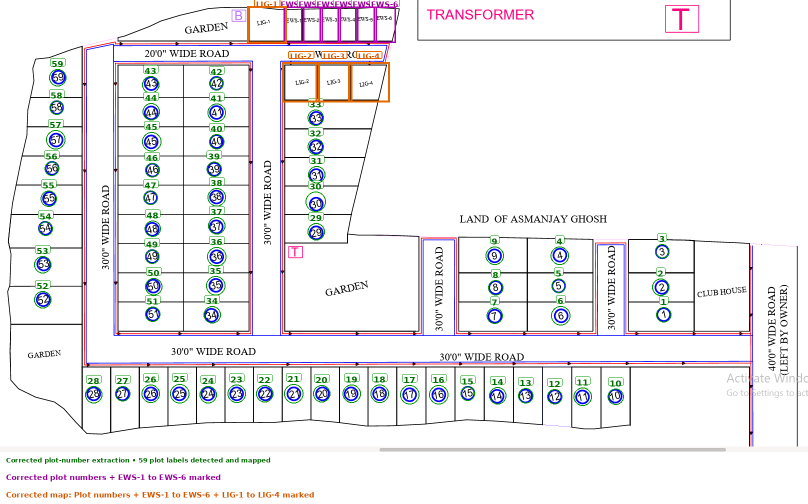
#> input picture marked_map_2.png, 1615 x 1008 px, found by its file name (shown at 1/2 size)
$ python a11_grid.py
#> lines starting #> are read from the running program, lines starting #| are printed output that depends on the picture; after the words box and inside, x2 and y2 are one past the last pixel; in counts of white or black regions, pixels touching at a corner belong together
"""Build rectilinear grid from H/V line positions and intersect with boundary.
"""
import sys, cv2, numpy as np
from pathlib import Path

SRC = Path(r"C:\Users\User\OneDrive\Desktop\gps_map\marked_map_2.png")
OUT = Path(r"C:\Users\User\OneDrive\Desktop\gps_map\out")
OUT.mkdir(exist_ok=True)

img = cv2.imread(str(SRC))
#> img is the input picture: shape (1008, 1615, 3); mean B, G, R 239.6, 237.3, 238.7
h, w = img.shape[:2]
#> h = 1008; w = 1615
hsv = cv2.cvtColor(img, cv2.COLOR_BGR2HSV)
#> hsv: shape (1008, 1615, 3); mean H, S, V 5, 12.1, 244.6
H, S, V = hsv[:, :, 0], hsv[:, :, 1], hsv[:, :, 2]
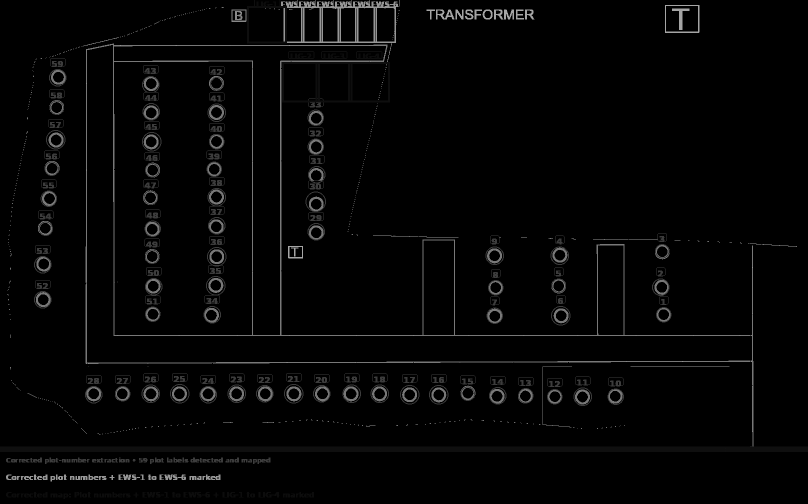
#> H: shape (1008, 1615) (shown at 1/2 size); min 0, max 179, mean 5
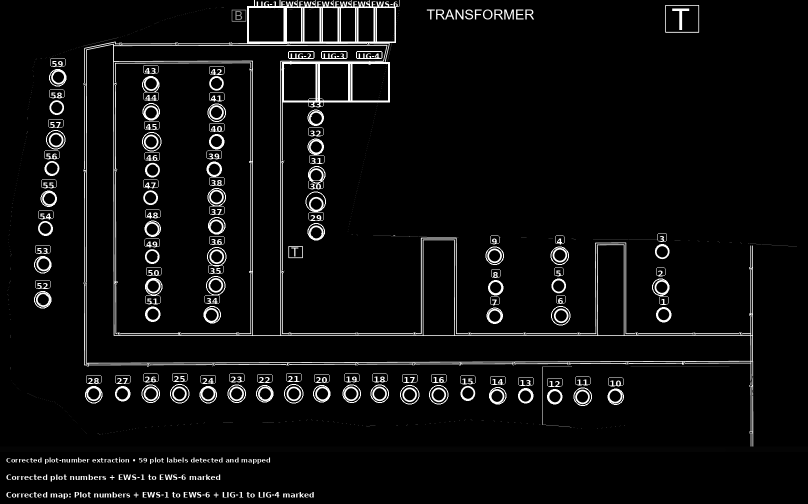
#> S: shape (1008, 1615) (shown at 1/2 size); min 0, max 255, mean 12.1
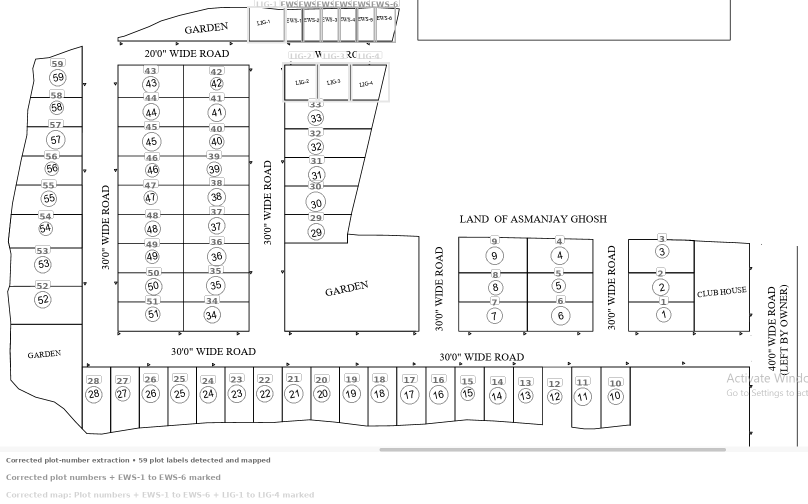
#> V: shape (1008, 1615) (shown at 1/2 size); min 0, max 255, mean 244.6

red  = ((H>=0)&(H<=12)&(S>60)&(V>50)).astype(np.uint8)*255
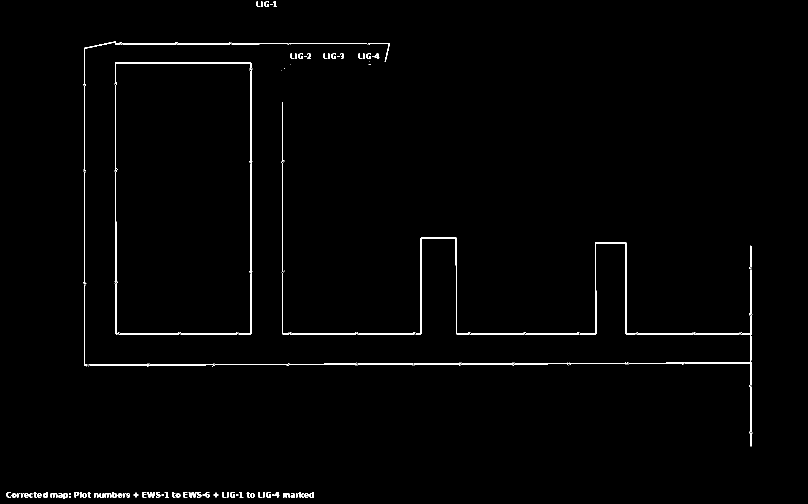
#> red: shape (1008, 1615) (shown at 1/2 size); 1.2% white; 160 white regions (65 under 20 px), largest, box (x1, y1, x2, y2) and area: (478, 138, 505, 669) 1645, (1253, 539, 1505, 770) 1256, (831, 475, 937, 670) 1254
blue = ((H>=100)&(H<=130)&(S>60)&(V>50)).astype(np.uint8)*255
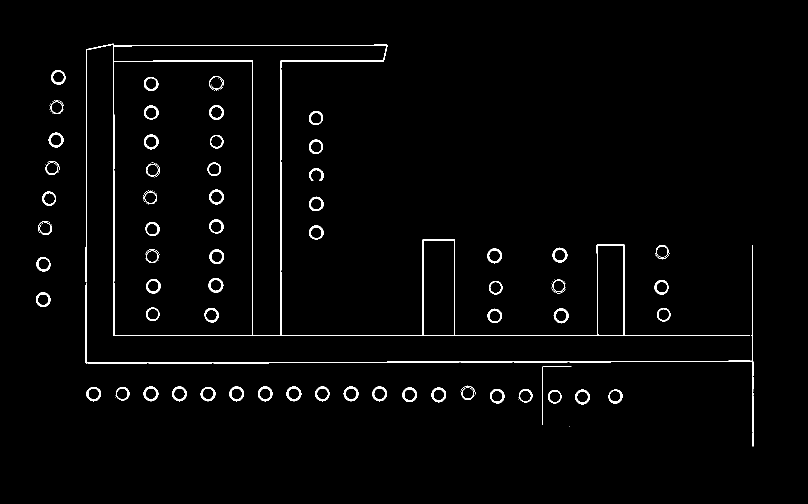
#> blue: shape (1008, 1615) (shown at 1/2 size); 2% white; 143 white regions (72 under 20 px), largest, box (x1, y1, x2, y2) and area: (171, 87, 1500, 672) 11958, (171, 566, 1501, 728) 3481, (1503, 491, 1507, 893) 919
boundary_mask = cv2.dilate(blue, cv2.getStructuringElement(cv2.MORPH_RECT,(5,5)),1)
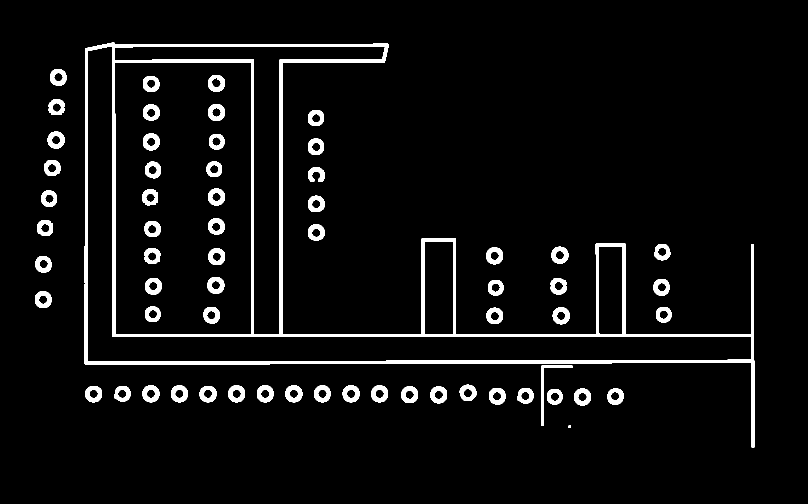
#> boundary_mask: shape (1008, 1615) (shown at 1/2 size); 5.3% white; 62 white regions, largest, box (x1, y1, x2, y2) and area: (169, 85, 1509, 895) 45651, (1083, 731, 1145, 852) 890, (571, 771, 605, 805) 736

# extract horizontal lines as row bands
hmask = cv2.morphologyEx(red, cv2.MORPH_OPEN, cv2.getStructuringElement(cv2.MORPH_RECT,(31,1)),1)
#> hmask: shape (1008, 1615); 0.47% white; 28 white regions, largest, box (x1, y1, x2, y2) and area: (230, 125, 503, 128) 606, (582, 666, 712, 669) 387, (239, 666, 361, 669) 357
vmask = cv2.morphologyEx(red, cv2.MORPH_OPEN, cv2.getStructuringElement(cv2.MORPH_RECT,(1,31)),1)
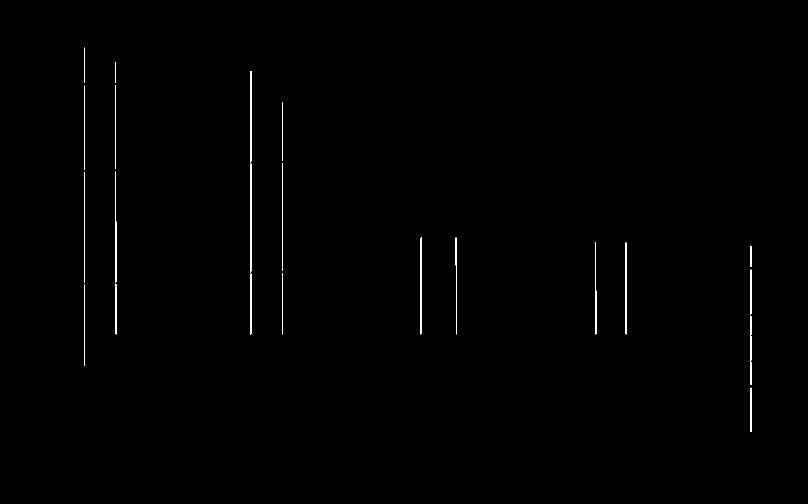
#> vmask: shape (1008, 1615) (shown at 1/2 size); 0.47% white in thin lines or dots, all inside (x1, y1, x2, y2) = (168, 95, 1503, 864)
# get line centers
# horizontal: rows with many white
hproj = hmask.sum(axis=1)
#> hproj = 1008 values, max 233325 at index 668, min 0 at index 0, mean 1945.9
vproj = vmask.sum(axis=0)
#> vproj = 1615 values, max 158355 at index 168, min 0 at index 0, mean 1204.4

def peaks(proj, minw, thresh):
    # find runs above thresh
#> called with proj = array of shape (1008,), minw = 12, thresh = 3000
    arr = (proj > thresh).astype(np.uint8)
#> arr = 1008 values, max 1 at index 86, min 0 at index 0, mean 0.0188
    runs = []
    i = 0
    n = len(arr)
#> n = 1008
    while i < n:
        if arr[i]:
            j = i
            while j < n and arr[j]: j += 1
            runs.append((i, j-1))  # row/col range
            i = j
        else:
            i += 1
#> this loop made 995 passes
#> i on pass 87: 89
#> i on passes 1 to 6: 1, 2, 3, 4, 5, 6
#> after the loop, i = 1008; j = 731; runs = [(86, 88), (125, 127), (475, 476), (485, 486), (666, 668), (725, 730)]
    # take center of runs >= minw
    centers = []
    for r0,r1 in runs:
        if r1-r0+1 >= minw:
            centers.append((r0+r1)//2)
#> this loop made 6 passes
#> after the loop, centers = []
    # dedupe
    out = []
    for c in sorted(centers):
        if not out or c > out[-1]+5: out.append(c)
        else: out[-1] = (out[-1]+c)//2
#> this loop made 0 passes
#> after the loop, out = []
    return out

rows = peaks(hproj, 12, 3000)  # horizontal lines
#> rows = []
cols = peaks(vproj, 12, 3000)  # vertical lines
#> the loop in peaks (call 2), `for r0,r1 in runs:` made 9 passes
#> (r0, r1) on passes 1 to 9: (168, 169), (230, 232), (500, 502), (564, 565), (841, 843), (911, 913), (1190, 1192), (1251, 1252), (1500, 1502)
#> cols = []
print(f"h-lines: {len(rows)}, v-lines: {len(cols)}")
#| h-lines: 0, v-lines: 0
